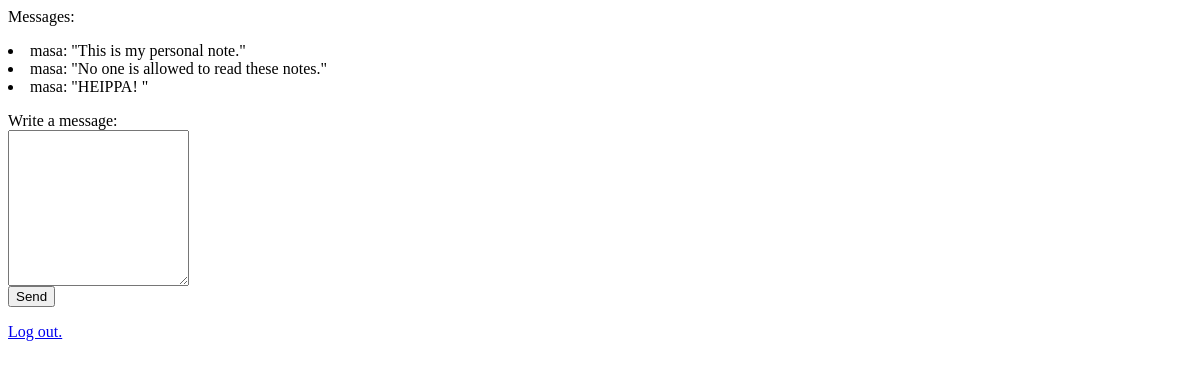
Before: /notes/ (signed in) with the older database file.
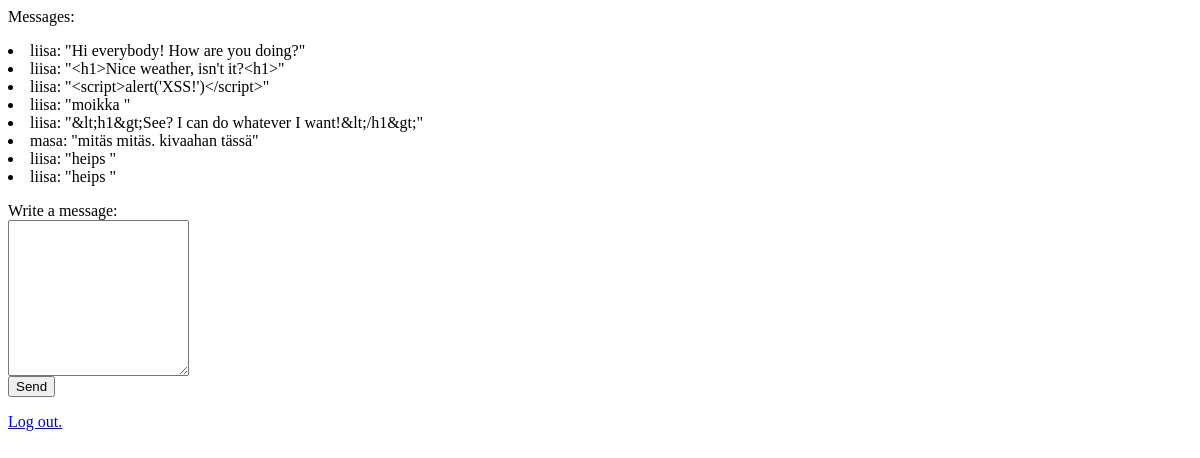
After: the same page with the newer database file.
### forum/models.py (models this page shows)
class Notes(models.Model):
    username = models.TextField()
    note = models.TextField()

### forum/views.py (the view)
# urls.py: path('notes/', include('forum.urls')),
def notes(request):
    username = request.session["user"]
    notes = Notes.objects.all()
    context = {"notes": notes}
    return render(request, "notes.html", context)

### forum/templates/notes.html (shortened to what this page needs)
<p>{% for note in notes %}
<li>{{ note.username }}: "{{note.note}}"
</li>
{% endfor %}</p>
Write a message:
<form action='addnote/' method="POST">
    <textarea name="content" rows="10"></textarea><br />
    <input type="submit" value="Send"/>
</form>
<p><a href="/">Log out.</a></p>

Changed rows visible on the page:
removed Notes: username "masa", note "This is my personal note."
removed Notes: username "masa", note "No one is allowed to read these notes."
removed Notes: username "masa", note "HEIPPA!"
added Notes: username "liisa", note "Hi everybody! How are you doing?"
added Notes: username "liisa", note "<h1>Nice weather, isn't it?<h1>"
added Notes: username "liisa", note "<script>alert('XSS!')</script>"
added Notes: username "liisa", note "moikka"
added Notes: username "liisa", note "&lt;h1&gt;See? I can do whatever I want!&lt;/h1&gt;"
added Notes: username "masa", note "mitäs mitäs. kivaahan tässä"
added Notes: username "liisa", note "heips"
added Notes: username "liisa", note "heips"
